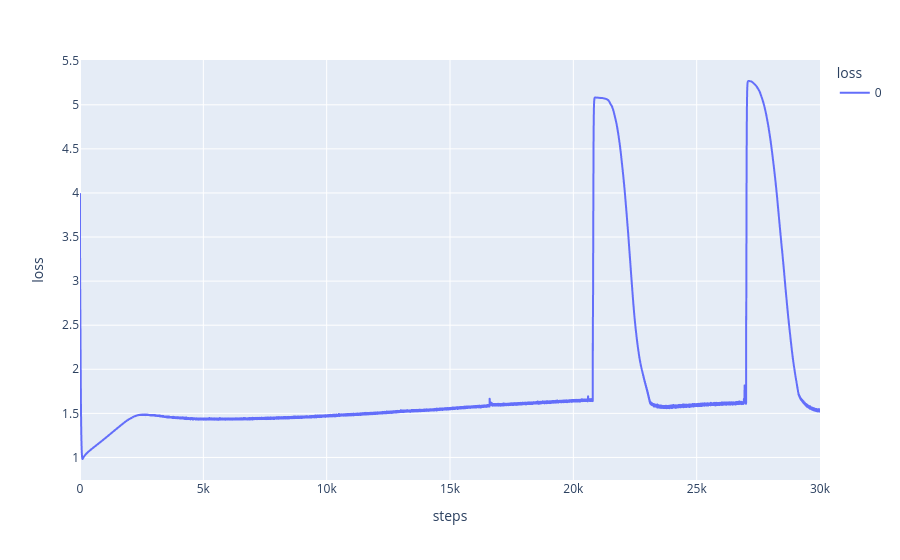

The code cell stored with this chart in its notebook:
### Code cell
px.line(val_losses_new, labels={"index": "steps", "value": "loss", "title": "Loss vs steps", "variable": "loss"})

### Figure 1 — Plotly figure (JSON) as saved in the notebook; plotly's stock layout.template omitted (floating-point values rounded to 4 significant figures; data arrays with more than 128 entries replaced by an {"elided": "..."} marker saying what was removed)
{"data": [{"hovertemplate": "loss=%{y}<br>steps=%{x}<extra></extra>", "legendgroup": "0", "line": {"color": "#636efa", "dash": "solid"}, "marker": {"symbol": "circle"}, "mode": "lines", "name": "0", "showlegend": true, "type": "scattergl", "x": {"elided": "30000 int values"}, "xaxis": "x", "y": {"elided": "30000 float values"}, "yaxis": "y"}], "layout": {"legend": {"title": {"text": "loss"}, "tracegroupgap": 0}, "margin": {"t": 60}, "xaxis": {"anchor": "y", "domain": [0, 1], "title": {"text": "steps"}}, "yaxis": {"anchor": "x", "domain": [0, 1], "title": {"text": "loss"}}}}
